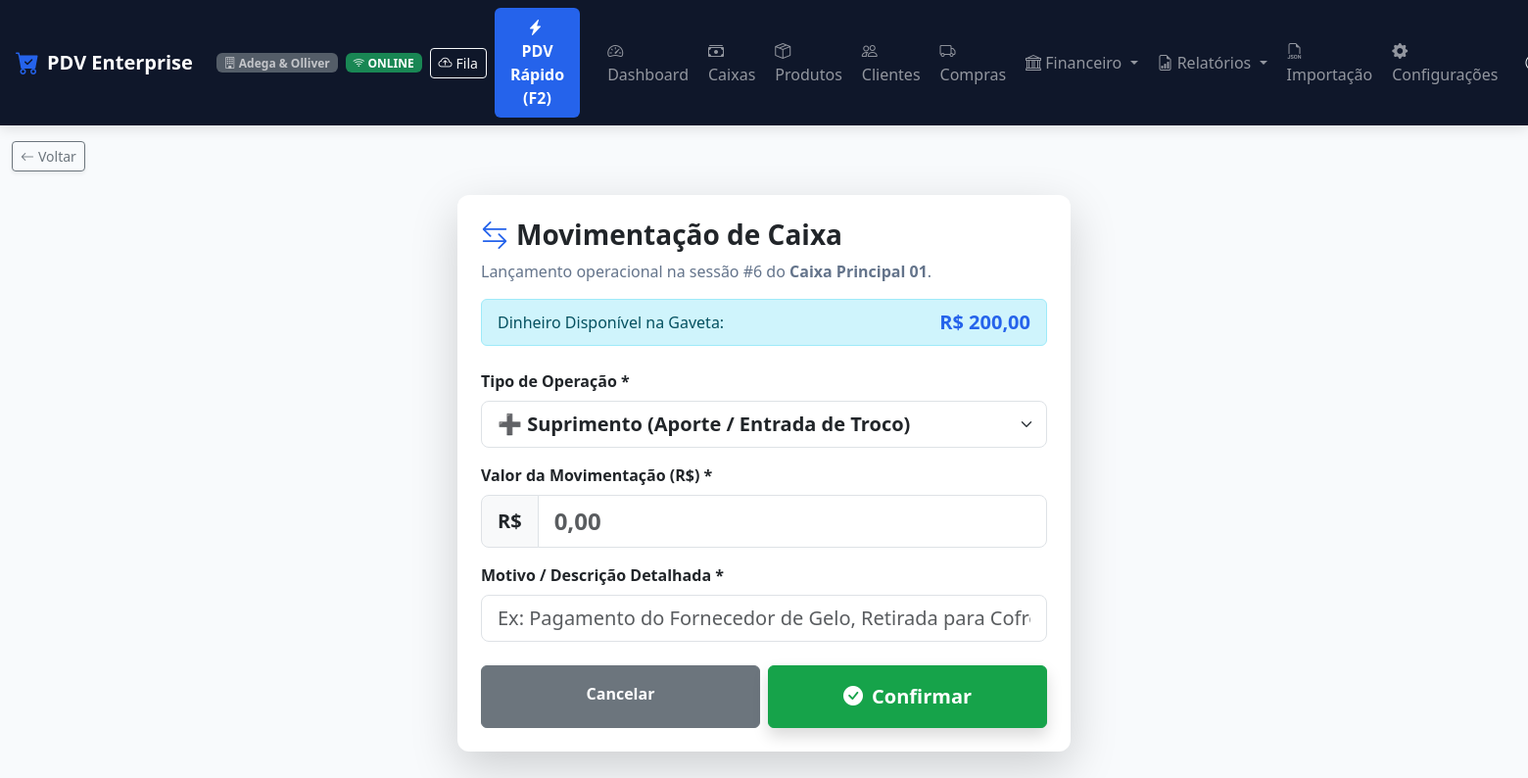
Screenshot of /caixas/movimentacao/6/ (signed in) with the database file from the repository.
### apps/usuarios/models.py (models this page shows, shortened)
class Usuario(AbstractUser):
    CARGO_CHOICES = [
        ('ADMIN', 'Administrador'),
        ('GERENTE', 'Gerente'),
        ('OPERADOR', 'Operador de Caixa'),
        ('ESTOQUISTA', 'Estoquista'),
        ('FINANCEIRO', 'Financeiro'),
    ]
    empresa = models.ForeignKey(
        'empresas.Empresa',
        on_delete=models.CASCADE,
        related_name='usuarios',
        verbose_name='Empresa',
        null=True,
        blank=True
    )
    cargo = models.CharField('Cargo', max_length=20, choices=CARGO_CHOICES, default='OPERADOR')
    pin_caixa = models.CharField('PIN de Caixa (4 a 6 dígitos)', max_length=10, blank=True)
    telefone = models.CharField('Telefone', max_length=20, blank=True)
    limite_desconto_pct = models.DecimalField(
        'Limite de Desconto (%)', max_digits=5, decimal_places=2, default=0.00,
        help_text='Percentual máximo de desconto que este usuário pode aplicar (0 = sem limite definido).'
    )
    class Meta:
        verbose_name = 'Usuário'
        verbose_name_plural = 'Usuários'
    @property
    def is_admin(self):
        return self.cargo == 'ADMIN' or self.is_superuser
    @property
    def is_administrador(self):
        return self.is_admin
    @property
    def pode_operar_caixa(self):
        return self.cargo in ('ADMIN', 'GERENTE', 'OPERADOR') or self.is_superuser
    @property
    def pode_visualizar_auditoria(self):
        return self.cargo in ('ADMIN', 'GERENTE') or self.is_superuser

### apps/empresas/models.py (models this page shows, shortened)
class Empresa(models.Model):
    razao_social = models.CharField('Razão Social', max_length=200, blank=True, default='')
    nome_fantasia = models.CharField('Nome Fantasia', max_length=200, blank=True, default='')
    cnpj = models.CharField('CNPJ', max_length=20, unique=True)
    inscricao_estadual = models.CharField('Inscrição Estadual', max_length=50, blank=True)
    telefone = models.CharField('Telefone', max_length=20, blank=True)
    whatsapp = models.CharField('WhatsApp', max_length=20, blank=True)
    email = models.EmailField('E-mail', blank=True)
    endereco = models.CharField('Endereço Completo', max_length=255, blank=True)
    cidade = models.CharField('Cidade', max_length=100, blank=True)
    estado = models.CharField('Estado (UF)', max_length=2, blank=True)
    logo = models.ImageField('Logo da Empresa', upload_to='logos/', null=True, blank=True)
    cor_fundo_cabecalho = models.CharField('Cor Fundo Cabeçalho', max_length=20, default='#dc2626')
    cor_texto_cabecalho = models.CharField('Cor Texto Cabeçalho', max_length=20, default='#ffffff')
    cor_destaque = models.CharField('Cor de Destaque', max_length=20, default='#16a34a')
    cor_fundo_geral = models.CharField('Cor Fundo Geral', max_length=20, default='#f8fafc')
    cor_fundo_paineis = models.CharField('Cor Fundo Painéis', max_length=20, default='#ffffff')
    ativo = models.BooleanField('Ativo', default=True)
    created_at = models.DateTimeField('Criado em', auto_now_add=True)
    updated_at = models.DateTimeField('Atualizado em', auto_now=True)
    class Meta:
        verbose_name = 'Empresa'
        verbose_name_plural = 'Empresas'

### apps/caixas/models.py (models this page shows, shortened)
class SessaoCaixa(TenantModelMixin):
    STATUS_CHOICES = [
        ('ABERTA', 'Aberta'),
        ('FECHADA', 'Fechada'),
    ]
    caixa = models.ForeignKey(Caixa, on_delete=models.PROTECT, related_name='sessoes')
    operador = models.ForeignKey(settings.AUTH_USER_MODEL, on_delete=models.PROTECT, related_name='sessoes_caixa')
    nome_operador = models.CharField('Nome / Apelido do Operador', max_length=100, blank=True)
    data_abertura = models.DateTimeField('Data/Hora Abertura', auto_now_add=True)
    saldo_inicial = models.DecimalField('Saldo Inicial (R$)', max_digits=12, decimal_places=2, default=0.00)
    data_fechamento = models.DateTimeField('Data/Hora Fechamento', null=True, blank=True)
    saldo_final_calculado = models.DecimalField('Saldo Final Calculado (R$)', max_digits=12, decimal_places=2, null=True, blank=True)
    saldo_final_informado = models.DecimalField('Saldo Final Informado (R$)', max_digits=12, decimal_places=2, null=True, blank=True)
    diferenca = models.DecimalField('Diferença (R$)', max_digits=12, decimal_places=2, null=True, blank=True)
    status = models.CharField('Status', max_length=10, choices=STATUS_CHOICES, default='ABERTA')
    observacoes = models.TextField('Observações de Fechamento', blank=True)
    class Meta:
        verbose_name = 'Sessão de Caixa'
        verbose_name_plural = 'Sessões de Caixa'
        constraints = [
            models.UniqueConstraint(
                fields=['empresa', 'caixa'],
                condition=models.Q(status='ABERTA'),
                name='unique_sessao_aberta_por_caixa'
            )
        ]
    @property
    def total_vendas_dinheiro(self) -> Decimal:
        from apps.vendas.models import PagamentoVenda
        pags = PagamentoVenda.objects.filter(venda__sessao_caixa=self, venda__status='CONCLUIDA', forma_pagamento='DINHEIRO')
        return sum(((p.valor - p.troco) for p in pags), Decimal('0.00'))
    @property
    def total_sangrias(self) -> Decimal:
        return sum((m.valor for m in self.movimentacoes.filter(tipo='SANGRIA')), Decimal('0.00'))
    @property
    def total_suprimentos(self) -> Decimal:
        return sum((m.valor for m in self.movimentacoes.filter(tipo='SUPRIMENTO')), Decimal('0.00'))
    @property
    def total_despesas(self) -> Decimal:
        return sum((m.valor for m in self.movimentacoes.filter(tipo='DESPESA')), Decimal('0.00'))
    @property
    def total_estornos(self) -> Decimal:
        return sum((m.valor for m in self.movimentacoes.filter(tipo='ESTORNO')), Decimal('0.00'))
    @property
    def saldo_esperado(self) -> Decimal:
        return (
            self.saldo_inicial
            + self.total_suprimentos
            - self.total_sangrias
            - self.total_despesas
            + self.total_estornos
            + self.total_vendas_dinheiro
        )
    @property
    def saldo_atual(self) -> Decimal:
        return self.saldo_esperado

class Caixa(TenantModelMixin):
    STATUS_CHOICES = [
        ('ABERTO', 'Aberto'),
        ('FECHADO', 'Fechado'),
    ]
    nome = models.CharField('Nome do Caixa', max_length=100)
    codigo_identificador = models.CharField('Código Identificador', max_length=50)
    status = models.CharField('Status', max_length=10, choices=STATUS_CHOICES, default='FECHADO')
    ativo = models.BooleanField('Ativo', default=True)
    class Meta:
        verbose_name = 'Caixa'
        verbose_name_plural = 'Caixas'
        unique_together = ['empresa', 'codigo_identificador']

### apps/caixas/views.py (the view, shortened to what this page needs)
# urls.py: path('movimentacao/<int:sessao_id>/', movimentacao_caixa_view, name='movimentacao_caixa'),
@login_required
@permissao_required('pode_operar_caixa')
def movimentacao_caixa_view(request, sessao_id):
    empresa = request.tenant or request.user.empresa
    sessao = get_object_or_404(SessaoCaixa, id=sessao_id, empresa=empresa)
    if sessao.status != 'ABERTA':
        messages.error(request, "Não é possível lançar movimentações em uma sessão de caixa fechada.")
        return redirect('caixas_list')
    return render(request, 'caixas/movimentacao.html', {'sessao': sessao})

### templates/caixas/movimentacao.html (shortened to what this page needs)
{% extends 'base.html' %}
{% block content %}
<div class="row justify-content-center my-4">
    <div class="col-12 col-md-6 col-lg-5">
        <div class="card card-custom p-4 shadow-lg border-0">
            <h3 class="fw-bold text-dark mb-2"><i class="bi bi-arrow-left-right text-primary me-2"></i>Movimentação de Caixa</h3>
            <p class="text-muted mb-3">Lançamento operacional na sessão #{{ sessao.id }} do <strong>{{ sessao.caixa.nome }}</strong>.</p>
            <div class="alert alert-info py-2 d-flex justify-content-between align-items-center mb-4">
                <span>Dinheiro Disponível na Gaveta:</span>
                <strong class="fs-5 text-primary">R$ {{ sessao.saldo_atual|floatformat:2 }}</strong>
            </div>
            <form method="post" id="form-mov">
                <div class="mb-3">
                    <label for="tipo" class="form-label fw-bold">Tipo de Operação *</label>
                    <select name="tipo" id="tipo" class="form-select form-select-lg fw-bold" required onchange="ajustarTipoMovimentacao()">
                        <option value="SUPRIMENTO">➕ Suprimento (Aporte / Entrada de Troco)</option>
                    </select>
                </div>
                <div class="mb-3">
                    <label for="valor" class="form-label fw-bold">Valor da Movimentação (R$) *</label>
                    <div class="input-group input-group-lg">
                        <span class="input-group-text fw-bold">R$</span>
                        <input type="number" step="0.01" min="0.01" name="valor" id="valor" class="form-control fw-bold fs-4 text-primary" placeholder="0,00" required autofocus>
                    </div>
                </div>
                <div class="mb-4">
                    <label for="motivo" class="form-label fw-bold">Motivo / Descrição Detalhada *</label>
                    <input type="text" name="motivo" id="motivo" class="form-control form-control-lg" placeholder="Ex: Pagamento do Fornecedor de Gelo, Retirada para Cofre..." required>
                </div>
                <div class="d-flex gap-2">
                    <a href="{% url 'caixas_list' %}" class="btn btn-secondary w-50 py-3 fw-bold">Cancelar</a>
                    <button type="submit" id="btn-salvar-mov" class="btn btn-primary w-50 py-3 fw-bold fs-5 shadow">
                        <i class="bi bi-check-circle-fill me-1"></i> Confirmar
                    </button>
                </div>
            </form>
        </div>
    </div>
</div>
{% endblock %}

### templates/components/navbar.html (shortened to what this page needs)
{% if request.resolver_match.url_name == 'pdv_front' %}
<nav class="navbar navbar-expand navbar-dark navbar-custom sticky-top px-3">
    <div class="container-fluid p-0 d-flex justify-content-between align-items-center">
        <div class="d-flex align-items-center gap-2">
            <a class="navbar-brand fw-bold text-white d-flex align-items-center gap-2 mb-0" href="{% url 'dashboard' %}">
                <i class="bi bi-cart-check-fill text-primary fs-4"></i>
                <span>PDV Enterprise</span>
            </a>
            <span class="badge bg-secondary opacity-75 d-none d-md-inline-block">
                <i class="bi bi-building"></i> {{ request.user.empresa.nome_fantasia|default:"Multiempresa" }}
            </span>
            <span id="network-status-badge" class="badge bg-success ms-1">
                <i class="bi bi-wifi"></i> ONLINE
            </span>
            <button class="btn btn-sm btn-outline-light ms-1 d-flex align-items-center gap-1" type="button" onclick="abrirModalFilaOffline()" title="Ver Fila de Vendas Offline">
                <i class="bi bi-cloud-arrow-up"></i> <span class="d-none d-sm-inline">Fila</span>
                <span id="sync-status-badge" class="badge bg-warning text-dark" style="display:none;">0</span>
            </button>
        </div>
        <div class="d-flex align-items-center gap-2">
            <a href="{% url 'dashboard' %}" class="btn btn-outline-light btn-sm fw-bold d-flex align-items-center gap-1" title="Ir para o Dashboard / Tela Inicial">
                <i class="bi bi-house-door-fill text-warning"></i> <span>Início</span>
            </a>
            <a href="{% url 'caixas_list' %}" class="btn btn-warning btn-sm fw-bold d-flex align-items-center gap-1 text-dark" title="Ir para o Módulo de Caixa">
                <i class="bi bi-cash-stack"></i> <span>Caixa</span>
            </a>
            <div class="dropdown ms-2">
                <a class="nav-link dropdown-toggle fw-semibold text-light py-1 px-2 border border-secondary rounded" href="#" data-bs-toggle="dropdown">
                    <i class="bi bi-person-circle me-1"></i> {{ user.get_full_name|default:user.username }}
                </a>
                <ul class="dropdown-menu dropdown-menu-end shadow">
                    <li><span class="dropdown-item-text text-muted small">Cargo: {{ user.get_cargo_display }}</span></li>
                    <li><hr class="dropdown-divider"></li>
                    <li><a class="dropdown-item text-danger" href="{% url 'logout' %}"><i class="bi bi-box-arrow-right me-2"></i>Sair</a></li>
                </ul>
            </div>
        </div>
    </div>
</nav>
{% else %}
<nav class="navbar navbar-expand-lg navbar-dark navbar-custom sticky-top px-3">
    <a class="navbar-brand fw-bold text-white d-flex align-items-center gap-2" href="{% url 'dashboard' %}">
        <i class="bi bi-cart-check-fill text-primary fs-4"></i>
        <span>PDV Enterprise</span>
    </a>
    <span class="badge bg-secondary ms-2 opacity-75 d-none d-md-inline-block">
        <i class="bi bi-building"></i> {{ request.user.empresa.nome_fantasia|default:"Multiempresa" }}
    </span>
    <span id="network-status-badge" class="badge bg-success ms-2">
        <i class="bi bi-wifi"></i> ONLINE
    </span>
    <button class="btn btn-sm btn-outline-light ms-2 d-flex align-items-center gap-1" type="button" onclick="abrirModalFilaOffline()" title="Ver Fila de Vendas Offline">
        <i class="bi bi-cloud-arrow-up"></i> <span class="d-none d-sm-inline">Fila</span>
    </button>
    <div class="collapse navbar-collapse" id="navbarNav">
        <ul class="navbar-nav ms-auto align-items-center gap-1">
            <li class="nav-item">
                <a class="nav-link btn btn-primary text-white fw-bold px-3 ms-2 me-3" href="{% url 'pdv_front' %}">
                    <i class="bi bi-lightning-charge-fill me-1"></i> PDV Rápido (F2)
                </a>
            </li>
            <li class="nav-item">
                <a class="nav-link" href="{% url 'dashboard' %}"><i class="bi bi-speedometer2"></i> Dashboard</a>
            </li>
            <li class="nav-item">
                <a class="nav-link" href="{% url 'caixas_list' %}"><i class="bi bi-cash-stack"></i> Caixas</a>
            </li>
            <li class="nav-item">
                <a class="nav-link" href="{% url 'produtos_list' %}"><i class="bi bi-box-seam"></i> Produtos</a>
            </li>
            <li class="nav-item">
                <a class="nav-link" href="{% url 'clientes_list' %}"><i class="bi bi-people"></i> Clientes</a>
            </li>
            <li class="nav-item">
                <a class="nav-link" href="{% url 'compras_list' %}"><i class="bi bi-truck"></i> Compras</a>
            </li>
            <li class="nav-item dropdown">
                <a class="nav-link dropdown-toggle" href="#" id="finDropdown" role="button" data-bs-toggle="dropdown">
                    <i class="bi bi-bank"></i> Financeiro
                </a>
            </li>
            <li class="nav-item dropdown">
                <a class="nav-link dropdown-toggle" href="#" id="relatDropdown" role="button" data-bs-toggle="dropdown">
                    <i class="bi bi-file-earmark-bar-graph"></i> Relatórios
                </a>
            </li>
            <li class="nav-item">
                <a class="nav-link" href="{% url 'importacao_hub' %}" title="Importação de Dados JSON">
                    <i class="bi bi-filetype-json"></i> <span class="d-lg-none d-xl-inline">Importação</span>
                </a>
            </li>
            <li class="nav-item">
                <a class="nav-link" href="{% url 'configuracoes' %}" title="Configurações do Sistema">
                    <i class="bi bi-gear-fill"></i> <span class="d-lg-none d-xl-inline">Configurações</span>
                </a>
            </li>
            <li class="nav-item dropdown ms-2">
                <a class="nav-link dropdown-toggle fw-semibold text-light" href="#" data-bs-toggle="dropdown">
                    <i class="bi bi-person-circle"></i> {{ user.get_full_name|default:user.username }}
                </a>
            </li>
        </ul>
    </div>
</nav>
{% endif %}

### rows the page displays
Usuario: user.empresa.nome_fantasia "Adega & Olliver"
SessaoCaixa: id "6", caixa.nome "Caixa Principal 01", saldo_atual "200,00"
